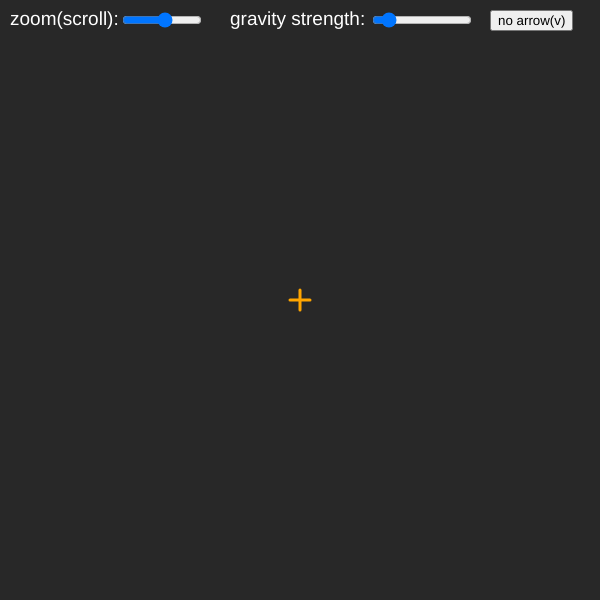
Frame 1 (no input)
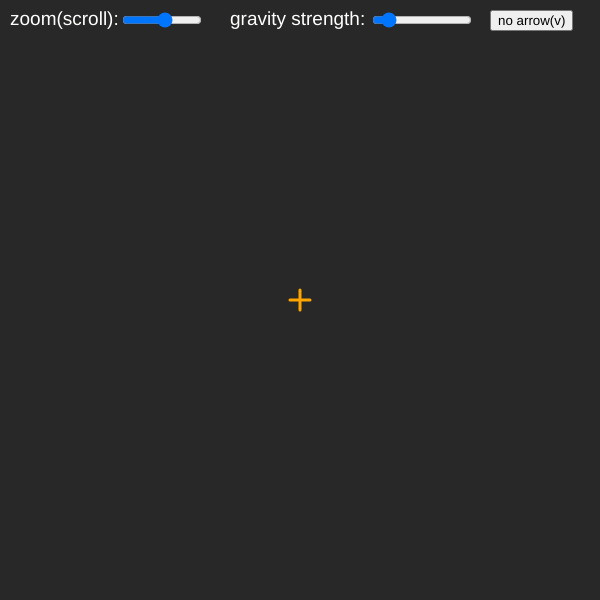
Frame 60 (no input)
Frame 120 (the mouse pressed at the canvas centre since frame 60): identical to frame 60, image omitted

The p5.js sketch that drew these frames (run headless with seeded random() and noise() and a simulated clock; from frame 60 on, the mouse is pressed at the canvas centre):

// p5.js sketch
// ── sketch.js
let balls = [];
// Length of the trail
let trailLength = 35;
// Cooldown of interacting to prevent adding or deleting too fast due to rapid clicks
let cooldown = 0;
// Gravity constant to control the strength of gravity
let gravity = 1;
// A slider to control the value of gravity
let gravStrength;
let showVelocity = 1;
// Position of Centre
let centre;
// A slider to control the size of the field (Or actually changing the size and position of the balls)
let zoom;

function setup() {
  createCanvas(600, 600);

  // Initialising the Sliders and Buttons
  zoom = createSlider(0.4, 1.5, 1, 0.05);
  zoom.position(120, 10);
  zoom.size(80);
  gravStrength = createSlider(0.5, 5, 1, 0.1);
  gravStrength.position(370, 10);
  gravStrength.size(100);
  velocityButton = createButton('no arrow(v)');
  velocityButton.position(490, 10);
  velocityButton.mousePressed(toggleVelocity);
  
  textSize(19);
  textAlign(LEFT, TOP);
  
  // Initialise center
  centre = createVector(width/2, height/2);
}

function draw() {
  // Changing gravity to the current strength value
  gravity = gravStrength.value();
  background(40);
  translate(0, 0);
  // Putting description texts
  fill("white")
  text("zoom(scroll): ", 10, 10);
  text("gravity strength: ", 230, 10);

  // Setting origin at centre for translating and scaling
  handleTranslation();
  translate(centre.x, centre.y);
  scale(zoom.value());
  
  // Calculate the center's coordinate under current zoom
  let z = zoom.value();
  let pivotX = centre.x * zoom.value();
  let pivotY = centre.y * zoom.value();

  if (pivotX < 0 || pivotX > width || pivotY < 0 || pivotY > height) {
    // Draw an off-canvas arrow pointing to the pivot
    push();
    resetMatrix();

    // clamp to border
    let edgeX = constrain(pivotX, 10, width  - 10);
    let edgeY = constrain(pivotY, 10, height - 10);
    translate(edgeX, edgeY);

    // point at the pivot
    let ang = atan2(pivotY - edgeY, pivotX - edgeX);
    rotate(ang);

    noStroke();
    fill("orange")
    triangle(-10, -8, -10, 8, 10, 0);

    pop();
  }
  else {
    // Draws the zoom pivot for reference
    stroke("orange")
    strokeWeight(3)
    line(0, -10, 0, 10);
    line(-10, 0, 10, 0);
    strokeWeight(0);
  }
  // ——————————————————————————————————————————————
  
  // Update the position of balls
  balls.forEach((p) => {
    p.update();
    //p.checkEdges();
  });
  // Applies gravitational force
  for (let i = 0; i < balls.length; i++) {
    balls.forEach((p) => {
      let force = p.calculateAttraction(balls[i]);
      balls[i].applyForce(force);
    });
  }
  for (let i = 0; i < balls.length; i++) {
    for (let j = i + 1; j < balls.length; j++) {
      // Determine distance between the balls and check if they collide
      if (p5.Vector.dist(balls[i].position, balls[j].position) < (balls[i].r + balls[j].r)) {
        // The balls collide and hence adjust one's mass and delete the other
        balls[i].collide(balls[j]);
        balls.splice(j, 1);
      }
    }
  }
  balls.forEach((p) => {
    p.display();
  });

  // Decrease cooldown value
  cooldown--;
}

function mouseClicked() {
  if (cooldown <= 0) {
    // Finding the actual mouseX after removing effect of translating and scaling.
    let mX = (mouseX - centre.x) / zoom.value(),
        mY = (mouseY - centre.y) / zoom.value();
    for (let i = 0; i < balls.length; i++) {
      // Determine whether the mouse is inside the ball
      if (p5.Vector.dist(balls[i].position, createVector(mX, mY)) < balls[i].r) {
        // Delete the ball
        balls.splice(i, 1);
        return;
      }
    }
    // Add a new ball if no ball is deleted
    balls.push(new Attractor(mX, mY, random(30, 80)));
    cooldown = 20;
  }
}

function handleTranslation() {
  let step = 5 / zoom.value(); // Scale movement so it's consistent at different zooms
  // The directions are opposite because you are moving background
  if (keyIsDown(LEFT_ARROW) || keyIsDown(65))  centre.x += step;
  if (keyIsDown(RIGHT_ARROW) || keyIsDown(68)) centre.x -= step;
  if (keyIsDown(UP_ARROW) || keyIsDown(87))    centre.y += step;
  if (keyIsDown(DOWN_ARROW) || keyIsDown(83))  centre.y -= step;
}

// Toggles showVelocity
function keyPressed() {
  if (key == 'v') {
    toggleVelocity();
  }
}

function toggleVelocity() {
  showVelocity ^= 1;
  velocityButton.html(showVelocity == 0 ? 'show arrow(v)' : 'no arrow(v)');
}

function mouseWheel(event) {
  // Allows mouse wheel to control the zoom slider
  let delta = -event.delta / 2000;
  let current = zoom.value();
  zoom.value(constrain(current + delta, zoom.elt.min, zoom.elt.max));
  return false;
}

// ── attractor.js
class Attractor {
  constructor(x, y, m) {
    // Initiating
    this.position = createVector(x, y);
    // We take the area of a ball as its mass
    // Although area = pi * r^2, we just ignore pi here for simplicity
    this.mass = m;
    this.r = sqrt(m);
    // Random initial velocity
    this.velocity = createVector(random(-1, 1), random(-1, 1));
    this.acceleration = createVector(0, 0);
    this.col = color(random(100, 250), random(100, 250), random(100, 250));
    // A list to store previous positions of the ball which makes up the trail
    this.trail = [];
  }

  calculateAttraction(object) {
    let force = p5.Vector.sub(this.position, object.position);
    let distance = force.mag();
    // Limiting the distance to eliminate "extreme" results
    // for very close or very far objects
    distance = constrain(distance, 10, 500);
    force.normalize();
    // Calculate gravitional force magnitude
    let strength = (gravity * this.mass * object.mass) / (distance * distance);
    // Get force vector --> magnitude * direction
    force.mult(strength);
    return force;
  }
  
  applyForce(force) {
    // a = F / m
    let f = p5.Vector.div(force, this.mass);
    this.acceleration.add(f);
  }
  
  update() {
    // Add current position to trail
    this.trail.push(this.position.copy());
    if (this.trail.length>trailLength){
      strokeWeight(0.5);
      this.trail.shift();
    }
    // Simulates motion
    this.velocity.add(this.acceleration);
    this.position.add(this.velocity);
    this.acceleration.mult(0);
  }
  
  display() {
    strokeWeight(0);
    for (let i = 0; i < this.trail.length; i++) {
      // Trail will increasing transparency and size
      this.col.setAlpha(i)
      fill(this.col);
      circle(this.trail[i].x, this.trail[i].y, this.r * 2 / (trailLength+10) * (i+10));
    }
    strokeWeight(2);
    stroke(0);
    this.col.setAlpha(255);
    fill(this.col);
    circle(this.position.x, this.position.y, this.r * 2);
    // Drawing velocity arrows
    if(showVelocity) {
      this.drawArrow(this.velocity.copy(), 'red');
    }
  }
  
  drawArrow(vec, col) {
    // Store the current status to not affect other places
    push();
    stroke(col)
    fill(col)
    // Constraining magnitude to prevent extreme values like an arrow with length 400
    vec.setMag(vec.mag() + 0.1);
    vec.mult(this.r)
    vec.setMag(constrain(vec.mag(), 10, 100))
    strokeWeight(2);
    translate(this.position);
    line(0, 0, vec.x, vec.y);

    let arrowSize = this.r / 4;
    // Maths out the arrowhead
    let angle = atan2(vec.y, vec.x);
    translate(vec.x, vec.y);
    rotate(angle);
    triangle(0, 0, -arrowSize, arrowSize / 2, -arrowSize, -arrowSize / 2);
    pop();
    // Reset status
  }
  
  collide(object) {
    // Merging velocity based on mass
    let xVel = (this.mass*this.velocity.x + object.mass*object.velocity.x) / (this.mass+object.mass);
    let yVel = (this.mass*this.velocity.y + object.mass*object.velocity.y) / (this.mass+object.mass);
    this.velocity.x = xVel;
    this.velocity.y = yVel;
    
    //
    this.mass += object.mass;
    this.r = sqrt(this.mass);
  }
  
  // Check if the ball is bouncing at the edge(previous idea that is unused)
  checkEdges() {
    if (this.position.x + this.r > width) {
      this.velocity.x *= -1;
      this.position.x = width - this.r;
    } else if (this.position.x - this.r < 0) {
      this.velocity.x *= -1;
      this.position.x = this.r;
    }
    if (this.position.y + this.r > height) {
      this.velocity.y *= -1;
      this.position.y = height - this.r;
    } else if(this.position.y - this.r < 0) {
      this.velocity.y *= -1;
      this.position.y = this.r;
    }
  }
}
